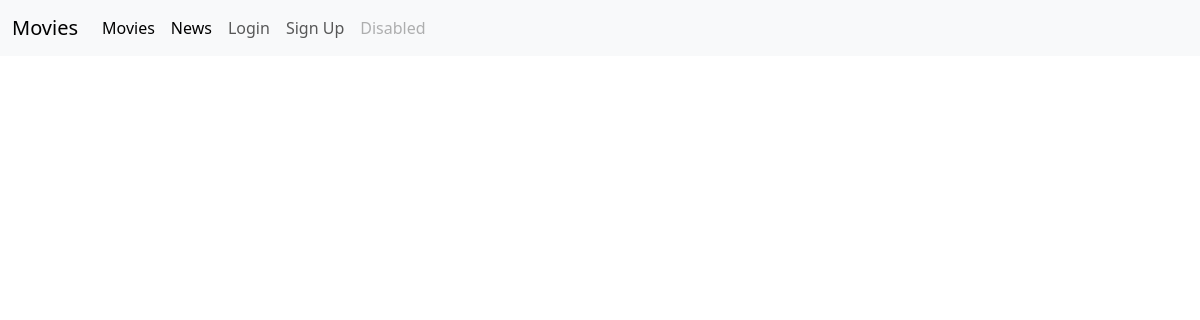
The page /news/ on the database as committed earlier.
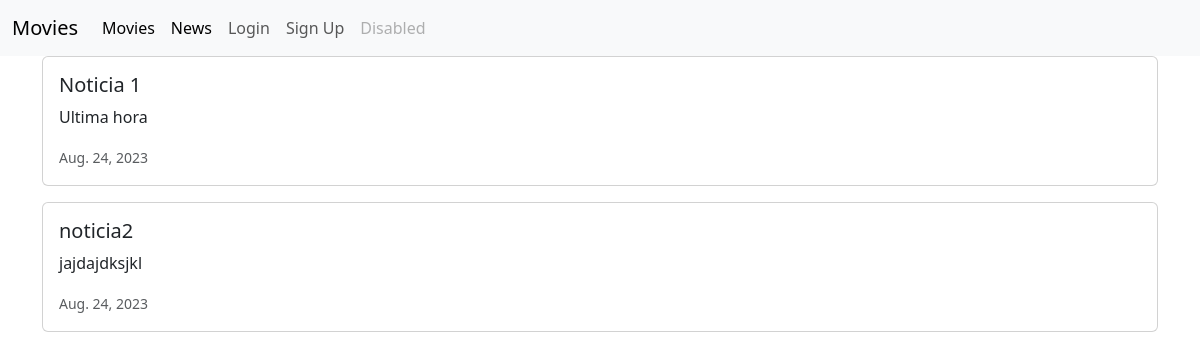
The same page on the database as committed later.
### news/models.py (models this page shows)
class News(models.Model):
    headline = models.CharField(max_length=200)
    body = models.TextField()
    date = models.DateField()

### news/views.py (the view)
# urls.py: path('news/', include('news.urls'))
def news(request):
    newss = News.objects.all().order_by('-date')
    return render(request, 'news.html', {'newss': newss})

### news/templates/news.html (shortened to what this page needs)
<!DOCTYPE html>
<html lang="en">
  <head>
    <link rel="stylesheet" href="" />
    <link
      href="https://cdn.jsdelivr.net/npm/bootstrap@5.3.1/dist/css/bootstrap.min.css"
      rel="stylesheet"
    />
  </head>
  <body>
    {%extends 'base.html'%}
    {%block content%}
    <div class="container">
      {% for news in newss %}
      <div class="card mb-3">
        <div class="row g-0">
          <div class="card-body">
            <h5 class="card-title">{{news.headline}}</h5>
            <p class="card-text">{{news.body}}</p>
            <p class="card-text"><small class="text-muted">{{news.date}}</small></p>
          </div>
        </div>
      </div>
      {%endfor%}
    </div>
    {%endblock content%}

Rows that differ between the two databases and show on the page:
added News: headline "Noticia 1", body "Ultima hora", date "Aug. 24, 2023"
added News: headline "noticia2", body "jajdajdksjkl", date "Aug. 24, 2023"
